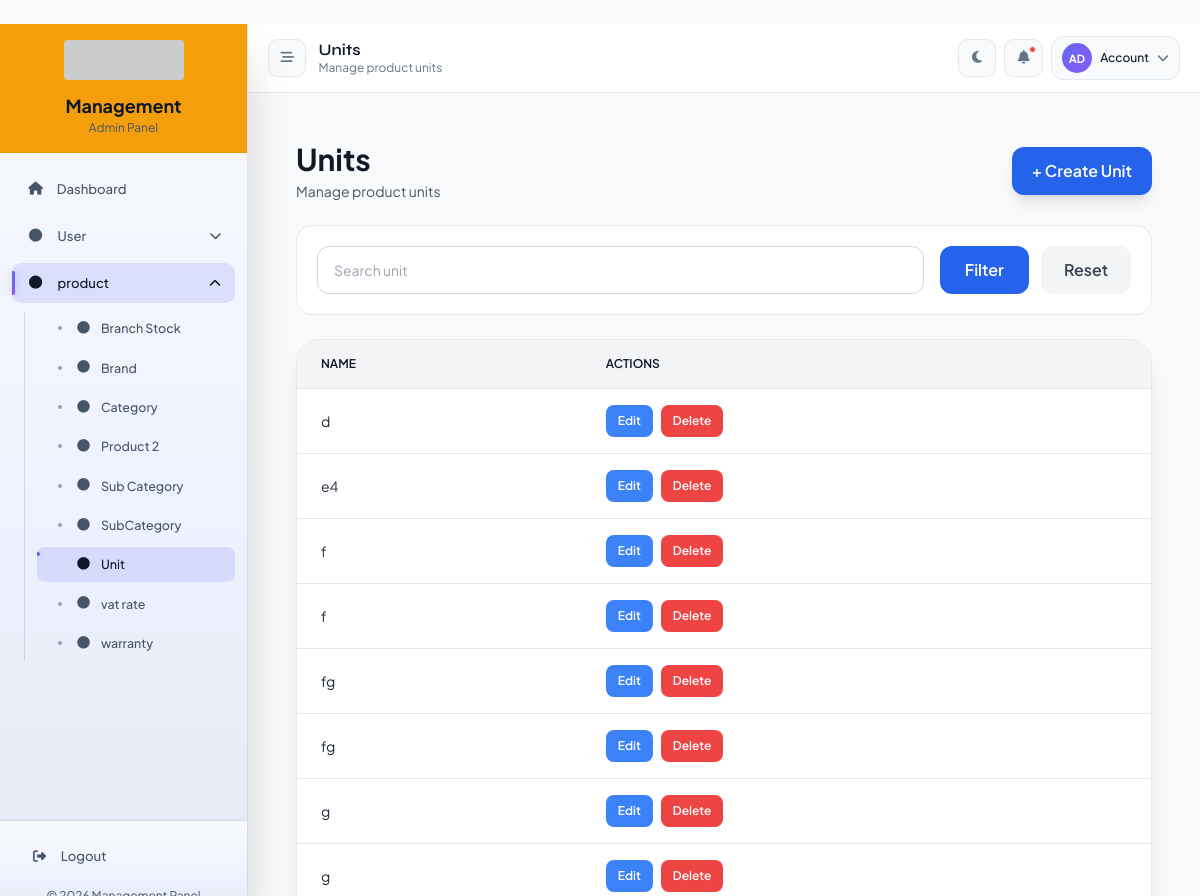
Page /product/units/ (signed in) on the committed database.
### user/models.py (models this page shows, shortened)
class Menu(Common):
    name = models.CharField(max_length=100, verbose_name="Menu Name")
    icon = models.CharField(
        max_length=50,
        default="fas fa-circle",
        verbose_name="Font Awesome Icon",
        help_text="e.g. fas fa-users",
    )
    url = models.CharField(
        max_length=255,
        verbose_name="URL or URL Name",
        help_text="Example: user:user_list or /user/users/",
    )
    order = models.IntegerField(default=0, verbose_name="Display Order")
    is_active = models.BooleanField(default=True, verbose_name="Active")
    description = models.TextField(blank=True, null=True, verbose_name="Description")
    parent = models.ForeignKey(
        "self",
        null=True,
        blank=True,
        on_delete=models.CASCADE,
        related_name="submenus",
        verbose_name="Parent Menu",
    )
    permissions = models.ManyToManyField(
        Permission,
        blank=True,
        related_name="sidebar_menus",
        verbose_name="Required permissions",
        help_text="Leave empty if every authenticated user with this menu can open it.",
    )
    history = HistoricalRecords()
    class Meta:
        ordering = ["order", "name"]
        unique_together = [["name", "parent"]]
        verbose_name = "Menu"
        verbose_name_plural = "Menus"
    def get_resolved_url(self):
        raw = (self.url or "").strip()
        if not raw:
            return ""
        if raw.startswith("/"):
            return raw
        try:
            return reverse(raw)
        except NoReverseMatch:
            return ""

### product/models.py (models this page shows, shortened)
class Unit(Common):
    name = models.CharField(max_length=50, verbose_name="Unit Name")
    history = HistoricalRecords()
    class Meta:
        verbose_name = "Unit"
        verbose_name_plural = "Units"
        ordering = ["name"]

### product/views.py (the view)
# urls.py: path("units/", UnitListView.as_view(), name="unit_list"),
class UnitListView(MasterListBaseView):
    model = Unit
    page_title = "Units"
    page_subtitle = "Manage product units"
    list_url_name = "product:unit_list"
    create_url_name = "product:unit_create"
    edit_url_name = "product:unit_update"
    delete_url_name = "product:unit_delete"
    create_label = "Unit"

### templates/products/master_list.html
{% extends "base.html" %}
{% block app_prefix %}/product{% endblock %}
{% block content %}
    {% include "products/partials/master_list_content.html" %}
{% endblock %}

### templates/common/sidebar.html (shortened to what this page needs)
{% load static %}
<aside id="sidebar"
    class="fixed md:relative inset-y-0 left-0 z-50 flex h-screen flex-col transform -translate-x-full md:translate-x-0 shadow-2xl transition-all duration-300 sidebar-open">
    <div class="top-logo-area p-4 relative z-10 border-b">
        <div class="logo-wrap flex flex-col items-center gap-3">
            <div class="brand-logo-box shrink-0">
                <img src="https://dummyimage.com/120x40/f59e0b/ffffff&text=Logo"
                     alt="Logo"
                     class="h-10 w-auto rounded">
            </div>
            <div class="text-center">
                <h1 class="brand-title text-lg font-bold">Management</h1>
                <p class="brand-subtitle text-xs">Admin Panel</p>
            </div>
        </div>
    </div>
        <nav id="sidebarNav"
            class="sidebar-nav flex-1 overflow-y-auto px-3 py-4 space-y-2">
        {% url 'dashboard' as dashboard_url %}
        <a href="{{ dashboard_url }}"
           data-href="{{ dashboard_url }}"
           class="sidebar-link menu-item flex items-center gap-3 px-4 py-3 rounded-xl text-sm font-medium transition-all duration-200 {% if request.path == dashboard_url %}active{% endif %}">
            <i class="fas fa-home w-5 text-center shrink-0"></i>
            <span class="sidebar-text">Dashboard</span>
        </a>
        {% for item in sidebar_menus %}
            {% with menu=item.menu children=item.children menu_url=menu.get_resolved_url %}
                {% if children %}
                    <div class="sidebar-group" data-dropdown>
                        <button type="button"
                                class="dropdown-trigger menu-item w-full flex items-center justify-between gap-3 px-4 py-3 rounded-xl text-sm font-medium transition-all duration-200 text-left relative">
                            <div class="flex items-center gap-3 min-w-0">
                                {% if menu.icon %}
                                    <i class="{{ menu.icon }} main-icon w-5 text-center shrink-0"></i>
                                {% else %}
                                    <i class="fas fa-circle main-icon w-5 text-center text-xs shrink-0"></i>
                                {% endif %}
                                <span class="sidebar-text truncate">{{ menu.name }}</span>
                            </div>
                            <i class="chevron sidebar-chevron fas fa-chevron-down text-xs transition-transform duration-300 shrink-0"></i>
                        </button>
                        <div class="dropdown-menu sidebar-submenu hidden mt-2 ml-3 space-y-1 pl-3">
                            {% for child in children %}
                                {% with child_url=child.get_resolved_url %}
                                    {% if child_url %}
                                        <a href="{{ child_url }}"
                                           data-href="{{ child_url }}"
                                           class="sidebar-child-link flex items-center gap-3 px-4 py-2.5 rounded-lg text-sm transition-all duration-200 {% if request.path == child_url %}active{% endif %}">
                                            {% if child.icon %}
                                                <i class="{{ child.icon }} w-4 text-center shrink-0"></i>
                                            {% else %}
                                                <i class="fas fa-angle-right w-4 text-center shrink-0"></i>
                                            {% endif %}
                                            <span class="sidebar-text">{{ child.name }}</span>
                                        </a>
                                    {% endif %}
                                {% endwith %}
                            {% endfor %}
                        </div>
                    </div>
                {% endif %}
            {% endwith %}
        {% endfor %}
    </nav>
    <div class="sidebar-footer p-4 border-t space-y-3">
        {% url 'user:logout' as logout_url %}
        <a href="{{ logout_url }}"
           class="sidebar-link menu-item flex items-center gap-3 px-4 py-3 rounded-xl text-sm font-medium transition-all duration-200 text-red-600 hover:bg-red-50 dark:text-red-400 dark:hover:bg-red-900/20">
            <i class="fas fa-sign-out-alt w-5 text-center shrink-0"></i>
            <span class="sidebar-text">Logout</span>
        </a>
        <div class="sidebar-footer-text text-xs text-center">
        </div>
    </div>
</aside>

### templates/products/partials/master_list_content.html (shortened to what this page needs)
<div id="main-content" data-page-title="{{ page_title }} - Management" data-page-subtitle="{{ page_subtitle }}" class="flex-1 overflow-y-auto p-5 sm:p-6 page-content" style="background:var(--surface-alt);">
    <div class="mx-auto space-y-6">
        <div class="flex items-center justify-between gap-4">
            <div>
                <h1 class="text-3xl font-bold text-gray-900 dark:text-white">{{ page_title }}</h1>
                <p class="text-sm text-gray-600 dark:text-slate-300 mt-1">{{ page_subtitle }}</p>
            </div>
            <a href="{% url create_url_name %}"
               hx-get="{% url create_url_name %}"
               hx-target="#main-content"
               hx-select="#main-content"
               hx-swap="outerHTML"
               hx-push-url="true"
               class="rounded-xl bg-blue-600 hover:bg-blue-700 text-white px-5 py-3 font-semibold shadow-lg">
                + Create {{ create_label }}
            </a>
        </div>
        <form method="get"
              hx-get="{% url list_url_name %}"
              hx-target="#main-content"
              hx-select="#main-content"
              hx-swap="outerHTML"
              hx-push-url="true"
              class="bg-white dark:bg-slate-900 rounded-2xl border border-gray-200 dark:border-slate-800 p-5 grid grid-cols-1 md:grid-cols-4 gap-4">
            <input type="text"
                   name="search"
                   value="{{ selected_search }}"
                   placeholder="Search {{ create_label|lower }}"
                   class="md:col-span-3 rounded-xl border border-gray-300 bg-white px-4 py-3 text-sm text-gray-900 dark:border-slate-700 dark:bg-slate-950 dark:text-white">
            <div class="flex gap-3">
                <button type="submit" class="flex-1 rounded-xl bg-blue-600 hover:bg-blue-700 text-white font-semibold px-5 py-3">
                    Filter
                </button>
                <a href="{% url list_url_name %}"
                   hx-get="{% url list_url_name %}"
                   hx-target="#main-content"
                   hx-select="#main-content"
                   hx-swap="outerHTML"
                   hx-push-url="true"
                   class="flex-1 rounded-xl bg-gray-100 hover:bg-gray-200 dark:bg-slate-800 dark:hover:bg-slate-700 text-gray-700 dark:text-slate-200 font-semibold px-5 py-3 text-center">
                    Reset
                </a>
            </div>
        </form>
        <div class="bg-white dark:bg-slate-900 rounded-3xl shadow-xl border border-gray-200 dark:border-slate-800 overflow-hidden">
            <div class="overflow-x-auto">
                <table class="w-full min-w-[820px]">
                    <thead class="bg-gray-100 dark:bg-slate-800 border-b border-gray-200 dark:border-slate-700">
                        <tr>
                            <th class="px-6 py-4 text-left text-xs font-semibold uppercase">Name</th>
                            <th class="px-6 py-4 text-left text-xs font-semibold uppercase">Actions</th>
                        </tr>
                    </thead>
                    <tbody class="divide-y divide-gray-200 dark:divide-slate-700">
                        {% for item in items %}
                            <tr class="hover:bg-gray-50 dark:hover:bg-slate-800/70">
                                <td class="px-6 py-4 text-sm text-gray-800 dark:text-slate-200">{{ item.name }}</td>
                                <td class="px-6 py-4">
                                    <div class="flex gap-2">
                                        <a href="{% url edit_url_name item.pk %}"
                                           hx-get="{% url edit_url_name item.pk %}"
                                           hx-target="#main-content"
                                           hx-select="#main-content"
                                           hx-swap="outerHTML"
                                           hx-push-url="true"
                                           class="bg-blue-500 hover:bg-blue-600 text-white px-3 py-2 rounded-lg text-xs font-semibold">
                                            Edit
                                        </a>
                                        <a href="{% url delete_url_name item.pk %}"
                                           class="delete-btn bg-red-500 hover:bg-red-600 text-white px-3 py-2 rounded-lg text-xs font-semibold"
                                           data-url="{% url delete_url_name item.pk %}">
                                            Delete
                                        </a>
                                    </div>
                                </td>
                            </tr>
                        {% endfor %}
                    </tbody>
                </table>
            </div>
        </div>
    </div>
</div>

### rows in the picture
Menu: menu.name "User"
Menu: menu.name "product"
Menu: name "Branch Stock"
Menu: name "Brand"
Menu: name "Category"
Menu: name "Product 2"
Menu: name "Sub Category"
Menu: name "SubCategory"
Menu: name "Unit"
Menu: name "vat rate"
Menu: name "warranty"
Unit: name "d"
Unit: name "e4"
Unit: name "f"
Unit: name "f"
Unit: name "fg"
Unit: name "fg"
Unit: name "g"
Unit: name "g"

### other values in the picture
{{ page_title }} "Units"
{{ page_subtitle }} "Manage product units"
{{ create_label }} "Unit"
